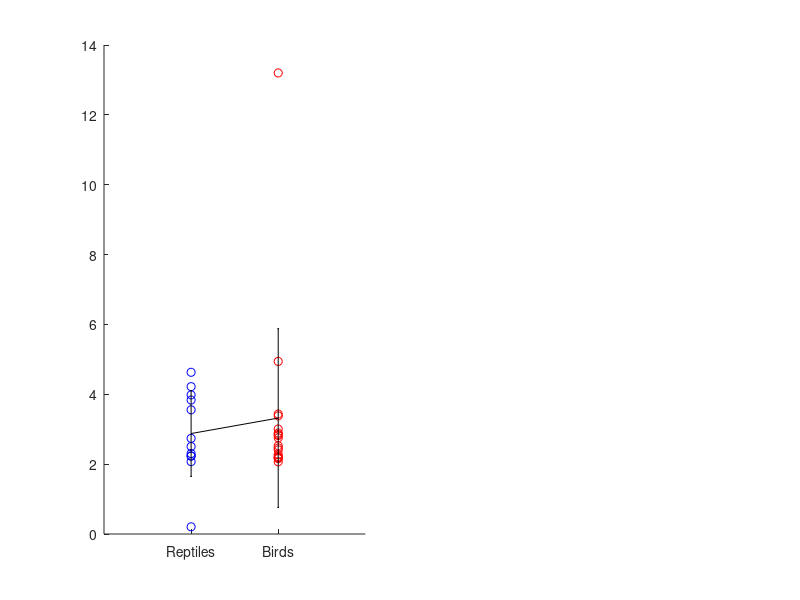

Write MATLAB code to recreate this figure. (Note: this script raises an error after producing the figure.)


load("Responses.mat");

RT_rep = [];
RT_bird = [];

for i = 1:size(Responses,1)
    if Responses(i,1) == 1
        RT_rep = [RT_rep, Responses(i,3)];
    elseif Responses(i,1) == 2
        RT_bird = [RT_bird, Responses(i,3)];
    end
end

means_all = [mean(RT_rep), mean(RT_bird)];
sds_all = [std(RT_rep), std(RT_bird)];
% sds_all = [std(RT_rep)/sqrt(size(RT_rep,2)), std(RT_bird)/sqrt(size(RT_bird,2))];

acc_rep = [];
acc_bird = [];

for i = 1:size(Responses,1)
    if Responses(i,1) == 1
        acc_rep = [acc_rep, Responses(i,4)];
    elseif Responses(i,1) == 2
        acc_bird = [acc_bird, Responses(i,4)];
    end
end

accuracies = [sum(acc_rep)/size(acc_rep,2)*100, sum(acc_bird)/size(acc_bird,2)*100];


figure('Units','normalized','position',[0.2 0.2 0.6 0.6]);
subplot(1,2,1);
scatter(ones(size(RT_rep,2),1),RT_rep,'b');
hold on;
scatter(ones(size(RT_bird,2),1)*2,RT_bird,'r');
xlim([0 3]);
xticks([1,2]);
xticklabels({'Reptiles', 'Birds'});
errorbar(means_all, sds_all, 'k', 'LineStyle','none');
ylabel('seconds');
title('Reaction Time');
subplot(1,2,2);
bar(accuracies, 'g');
xticklabels({'Reptiles', 'Birds'});;
ylabel('Percent of correct answers (%)');
title('Accuracy');
















